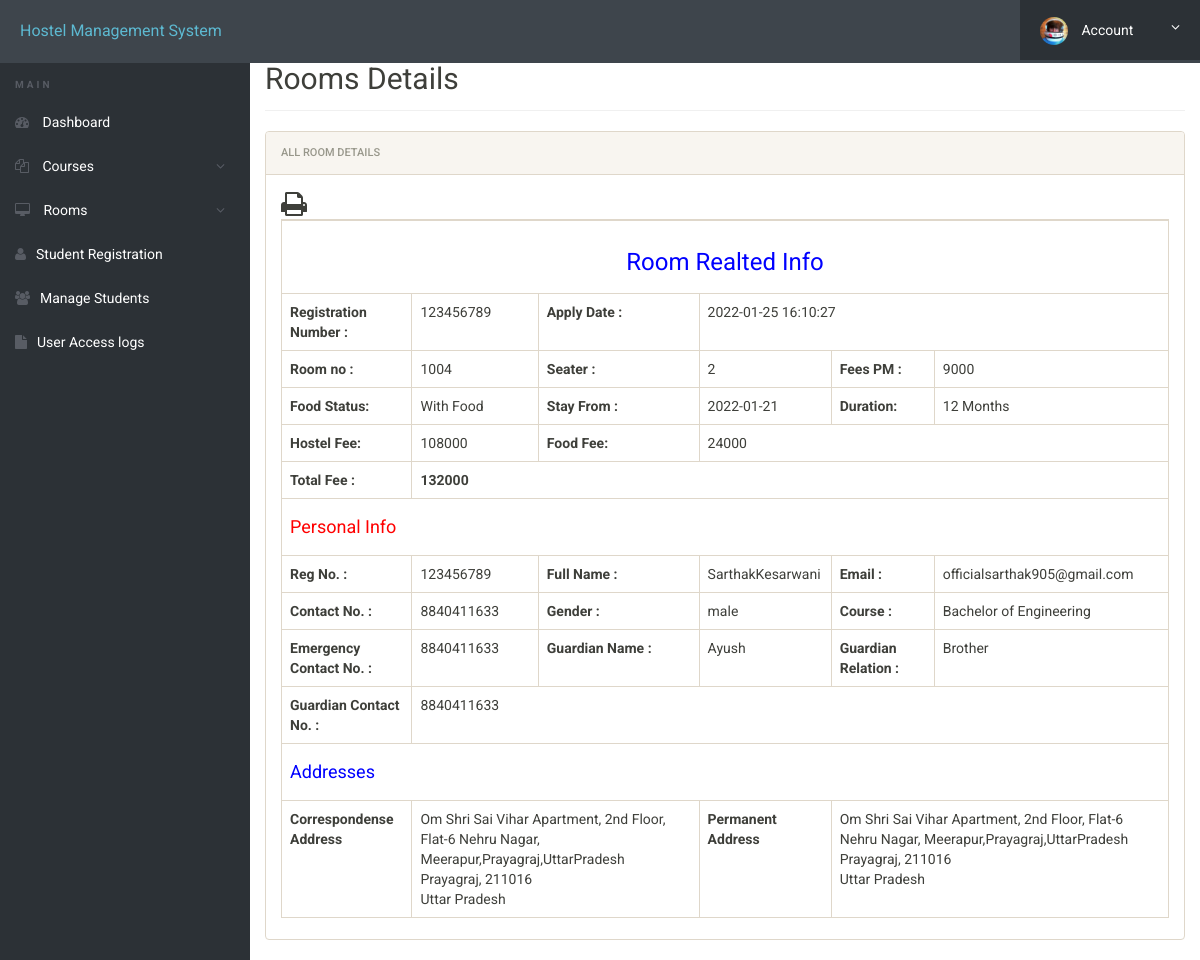
Screenshot of /hostel/admin/student-details.php?regno=123456789 (signed in) with the database file from the repository.
### tables this page shows
CREATE TABLE `registration` (
  `id` int(11) NOT NULL,
  `roomno` int(11) DEFAULT NULL,
  `seater` int(11) NOT NULL,
  `feespm` int(11) DEFAULT NULL,
  `foodstatus` int(11) DEFAULT NULL,
  `stayfrom` date DEFAULT NULL,
  `duration` int(11) DEFAULT NULL,
  `course` varchar(500) NOT NULL,
  `regno` int(11) NOT NULL,
  `firstName` varchar(500) NOT NULL,
  `middleName` varchar(500) DEFAULT NULL,
  `lastName` varchar(500) DEFAULT NULL,
  `gender` varchar(250) NOT NULL,
  `contactno` bigint(11) DEFAULT NULL,
  `emailid` varchar(500) DEFAULT NULL,
  `egycontactno` bigint(11) DEFAULT NULL,
  `guardianName` varchar(500) DEFAULT NULL,
  `guardianRelation` varchar(500) DEFAULT NULL,
  `guardianContactno` bigint(11) DEFAULT NULL,
  `corresAddress` varchar(500) DEFAULT NULL,
  `corresCIty` varchar(500) DEFAULT NULL,
  `corresState` varchar(500) DEFAULT NULL,
  `corresPincode` int(11) NOT NULL,
  `pmntAddress` varchar(500) DEFAULT NULL,
  `pmntCity` varchar(500) DEFAULT NULL,
  `pmnatetState` varchar(500) DEFAULT NULL,
  `pmntPincode` int(11) DEFAULT NULL,
  `postingDate` timestamp NULL DEFAULT current_timestamp(),
  `updationDate` varchar(500) DEFAULT NULL
);

### hostel/admin/student-details.php (the view, shortened to what this page needs)
<?php
include('includes/config.php');
?>
<!doctype html>
<html lang="en" class="no-js">
<head>
	<link rel="stylesheet" href="css/font-awesome.min.css">
	<link rel="stylesheet" href="css/bootstrap.min.css">
	<link rel="stylesheet" href="css/dataTables.bootstrap.min.css">
	<link rel="stylesheet" href="css/bootstrap-social.css">
	<link rel="stylesheet" href="css/bootstrap-select.css">
	<link rel="stylesheet" href="css/fileinput.min.css">
	<link rel="stylesheet" href="css/awesome-bootstrap-checkbox.css">
	<link rel="stylesheet" href="css/style.css">
	<link rel="stylesheet" href="css/font-awesome.min.css">
</head>
<body>
	<?php include('includes/header.php');?>
	<div class="ts-main-content">
			<?php include('includes/sidebar.php');?>
		<div class="content-wrapper">
			<div class="container-fluid">
				<div class="row" id="print">
					<div class="col-md-12">
						<h2 class="page-title" style="margin-top:4%">Rooms Details</h2>
						<div class="panel panel-default">
							<div class="panel-heading">All Room Details</div>
							<div class="panel-body">
			<table id="zctb" class="table table-bordered " cellspacing="0" width="100%" border="1">
						 <span style="float:left" ><i class="fa fa-print fa-2x" aria-hidden="true" OnClick="CallPrint(this.value)" style="cursor:pointer" title="Print the Report"></i></span>
									<tbody>
<?php
$aid=intval($_GET['regno']);
	$ret="select * from registration where (regno	=?)";
$stmt= $mysqli->prepare($ret) ;
$stmt->bind_param('s',$aid);
$stmt->execute() ;
$res=$stmt->get_result();
while($row=$res->fetch_object())
	  {
	  	?>
<tr>
<td colspan="6" style="text-align:center; color:blue"><h3>Room Realted Info</h3></td>
</tr>
<tr>
	<th>Registration Number :</th>
<td><?php echo $row->regno;?></td>
<th>Apply Date :</th>
<td colspan="3"><?php echo $row->postingDate;?></td>
</tr>
<tr>
<td><b>Room no :</b></td>
<td><?php echo $row->roomno;?></td>
<td><b>Seater :</b></td>
<td><?php echo $row->seater;?></td>
<td><b>Fees PM :</b></td>
<td><?php echo $fpm=$row->feespm;?></td>
</tr>
<tr>
<td><b>Food Status:</b></td>
<td>
<?php if($row->foodstatus==0)
{
echo "Without Food";
}
else
{
echo "With Food";
}
;?></td>
<td><b>Stay From :</b></td>
<td><?php echo $row->stayfrom;?></td>
<td><b>Duration:</b></td>
<td><?php echo $dr=$row->duration;?> Months</td>
</tr>
<tr><th>Hostel Fee:</th>
<td><?php echo $hf=$dr*$fpm?></td>
<th>Food Fee:</th>
<td colspan="3"><?php
if($row->foodstatus==1)
{
echo $ff=(2000*$dr);
} else {
echo $ff=0;
echo "<span style='padding-left:2%; color:red;'>(You booked hostel without food).<span>";
}?></td>
</tr>
<tr>
<th>Total Fee :</th>
<th colspan="5"><?php echo $hf+$ff;?></th>
</tr>
<tr>
<td colspan="6" style="color:red"><h4>Personal Info</h4></td>
</tr>
<tr>
<td><b>Reg No. :</b></td>
<td><?php echo $row->regno;?></td>
<td><b>Full Name :</b></td>
<td><?php echo $row->firstName;?><?php echo $row->middleName;?><?php echo $row->lastName;?></td>
<td><b>Email :</b></td>
<td><?php echo $row->emailid;?></td>
</tr>
<tr>
<td><b>Contact No. :</b></td>
<td><?php echo $row->contactno;?></td>
<td><b>Gender :</b></td>
<td><?php echo $row->gender;?></td>
<td><b>Course :</b></td>
<td><?php echo $row->course;?></td>
</tr>
<tr>
<td><b>Emergency Contact No. :</b></td>
<td><?php echo $row->egycontactno;?></td>
<td><b>Guardian Name :</b></td>
<td><?php echo $row->guardianName;?></td>
<td><b>Guardian Relation :</b></td>
<td><?php echo $row->guardianRelation;?></td>
</tr>
<tr>
<td><b>Guardian Contact No. :</b></td>
<td colspan="6"><?php echo $row->guardianContactno;?></td>
</tr>
<tr>
<td colspan="6" style="color:blue"><h4>Addresses</h4></td>
</tr>
<tr>
<td><b>Correspondense Address</b></td>
<td colspan="2">
<?php echo $row->corresAddress;?><br />
<?php echo $row->corresCIty;?>, <?php echo $row->corresPincode;?><br />
<?php echo $row->corresState;?>
</td>
<td><b>Permanent Address</b></td>
<td colspan="2">
<?php echo $row->pmntAddress;?><br />
<?php echo $row->pmntCity;?>, <?php echo $row->pmntPincode;?><br />
<?php echo $row->pmnatetState;?>
</td>
</tr>
<?php
} ?>
</tbody>
</table>
</div>
</div>
</div>
</div>
</div>
</div>
</div>
</body>
</html>

### hostel/admin/css/style.css (style rules this page uses)
html { font-size: 14px; }
@media only screen and (min-width: 480px) { html { font-size: 17px; } }
@media only screen and (min-width: 768px) { html { font-size: 14px; } }
body { font-size: 1em; }
.panel { overflow: hidden; }
.page-title { padding-bottom: 15px; margin-bottom: 20px; border-bottom: 1px solid #f0f0f0; }
.ts-main-content .content-wrapper { padding-top: 15px; margin-top: 10px; }
@media only screen and (min-width: 992px) { .ts-main-content .content-wrapper { margin-left: 250px; } }

### rows the page displays
registration: regno "123456789", postingDate "2022-01-25 16:10:27", roomno "1004", seater "2", feespm "9000", foodstatus "With Food", stayfrom "2022-01-21", duration "12", $hf=$dr*$fpm "108000", $ff=(2000*$dr) "24000", $hf+$ff "132000", firstName "Sarthak", lastName "Kesarwani", emailid "officialsarthak905@gmail.com", contactno "8840411633", gender "male", course "Bachelor of Engineering", egycontactno "8840411633", guardianName "Ayush", guardianRelation "Brother", guardianContactno "8840411633", corresAddress "Om Shri Sai Vihar Apartment, 2nd Floor, Flat-6 Nehru Nagar, Meerapur,Prayagraj,UttarPradesh", corresCIty "Prayagraj", corresPincode "211016", corresState "Uttar Pradesh", pmntAddress "Om Shri Sai Vihar Apartment, 2nd Floor, Flat-6 Nehru Nagar, Meerapur,Prayagraj,UttarPradesh", pmntCity "Prayagraj", pmntPincode "211016", pmnatetState "Uttar Pradesh"
